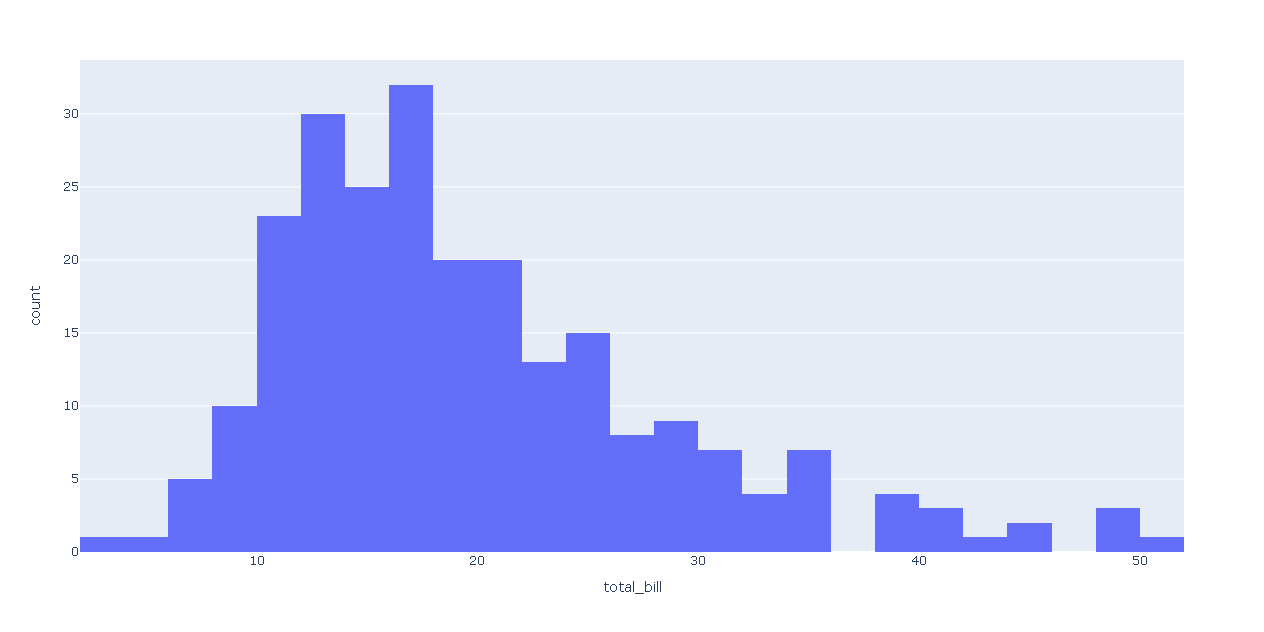

Here is the Python script that generated this plot:
import plotly.express as px # Biblioteca usada para criar gráficos

df = px.data.tips() # DataFrame com conjunto de dados
fig = px.histogram(df, x="total_bill") # Cria o objeto com os dados de x e y automaticamente por plotly.
fig.show() # Plota o gráfico

# plotly.express pode criar toda a fígura de uma só vez. Ele usa a graph_objects internamente
